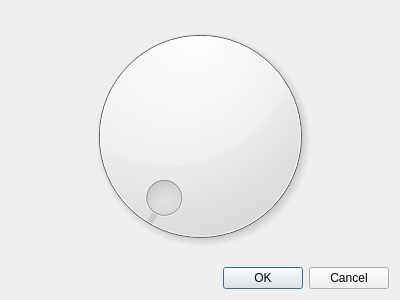
<?xml version="1.0" encoding="UTF-8"?>
<ui version="4.0">
 <class>CPUDialog</class>
 <widget class="QDialog" name="CPUDialog">
  <property name="geometry">
   <rect>
    <x>0</x>
    <y>0</y>
    <width>400</width>
    <height>300</height>
   </rect>
  </property>
  <property name="windowTitle">
   <string>CPU Setup</string>
  </property>
  <property name="modal">
   <bool>true</bool>
  </property>
  <layout class="QVBoxLayout" name="verticalLayout">
   <item>
    <widget class="FrmSetupCPU" name="frame"/>
   </item>
   <item>
    <widget class="QDialogButtonBox" name="buttonBox">
     <property name="orientation">
      <enum>Qt::Horizontal</enum>
     </property>
     <property name="standardButtons">
      <set>QDialogButtonBox::Cancel|QDialogButtonBox::Ok</set>
     </property>
    </widget>
   </item>
  </layout>
 </widget>
 <customwidgets>
  <customwidget>
   <class>FrmSetupCPU</class>
   <extends>QDial</extends>
   <header>frmsetupcpu.h</header>
  </customwidget>
 </customwidgets>
 <resources/>
 <connections>
  <connection>
   <sender>buttonBox</sender>
   <signal>accepted()</signal>
   <receiver>CPUDialog</receiver>
   <slot>accept()</slot>
   <hints>
    <hint type="sourcelabel">
     <x>248</x>
     <y>254</y>
    </hint>
    <hint type="destinationlabel">
     <x>157</x>
     <y>274</y>
    </hint>
   </hints>
  </connection>
  <connection>
   <sender>buttonBox</sender>
   <signal>rejected()</signal>
   <receiver>CPUDialog</receiver>
   <slot>reject()</slot>
   <hints>
    <hint type="sourcelabel">
     <x>316</x>
     <y>260</y>
    </hint>
    <hint type="destinationlabel">
     <x>286</x>
     <y>274</y>
    </hint>
   </hints>
  </connection>
 </connections>
</ui>
